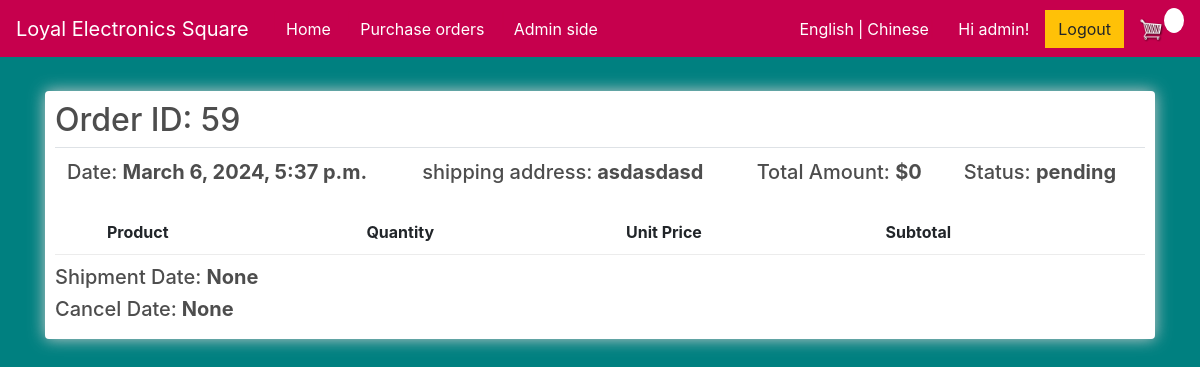
/order_detail/59 (signed in), run on an earlier commit of the app's database.
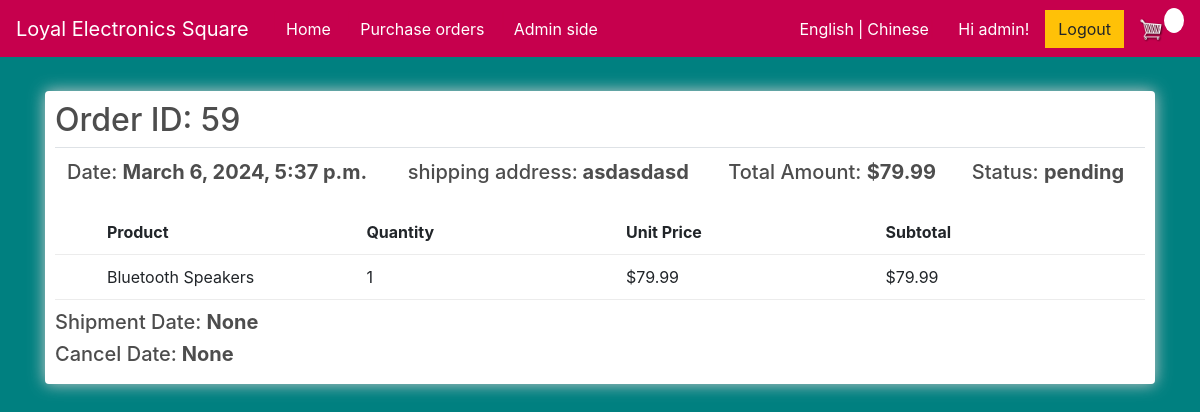
And on a later commit of the database.
### store/models.py (models this page shows, shortened)
class Order(models.Model):
    STATUS_CHOICES = [
        ('pending', _('Pending')),
        ('shipped', _('Shipped')),
        ('cancelled', _('Cancelled')),
        ('hold', _('Hold')),]
    customer = models.ForeignKey(Customer, on_delete=models.SET_NULL, null=True, blank=True, verbose_name=_('customer'))
    date_ordered = models.DateTimeField(default=timezone.now, verbose_name=_('date_ordered'))
    complete = models.BooleanField(default=False, null=True, blank=False)
    total_amount = models.DecimalField(max_digits=100, decimal_places=2, null=True, verbose_name=_('total_amount'))
    status = models.CharField(max_length=10, choices=STATUS_CHOICES, default='pending', verbose_name=_('status'))
    shipment_date = models.DateTimeField(null=True, blank=True, verbose_name=_('shipment_date'))
    cancel_date = models.DateTimeField(null=True, blank=True, verbose_name=_('cancel_date'))
    @property
    def get_cart_items(self):
        orderitems = self.orderitem_set.all()
        total = sum([item.quantity for item in orderitems])
        return total
    def total_amount(self):
        orderitems = self.orderitem_set.all()
        total = sum([item.get_total for item in orderitems])
        return total

class Customer(models.Model):
    user = models.OneToOneField(User, on_delete=models.CASCADE, related_name = 'customer', null=True, blank=True, verbose_name=_('user'))
    full_name = models.CharField(max_length=200, null=True, verbose_name=_('full_name'))
    email = models.CharField(max_length=200, null=True, verbose_name=_('email'))
    password = models.CharField(max_length=200, null=True, verbose_name=_('password'))
    shipping_address = models.CharField(max_length=200, null=True, verbose_name=_('shipping_address'))

class OrderItem(models.Model):
    product = models.ForeignKey(Product, on_delete=models.SET_NULL, null=True, verbose_name=_('product'))
    order = models.ForeignKey(Order, on_delete=models.SET_NULL, null=True, verbose_name=_('order'))
    quantity = models.IntegerField(default=0, null=True, blank=True, verbose_name=_('quantity'))
    date_added = models.DateTimeField(auto_now_add=True, verbose_name=_('date_added'))
    unit_price = models.DecimalField(max_digits=10, decimal_places=2, null=True, verbose_name=_('unit_price'))
    subtotal = models.DecimalField(max_digits=10, decimal_places=2, null=True, verbose_name=_('subtotal'))
    @property
    def get_total(self):
        total = self.product.price * self.quantity
        return total

class Product(models.Model):
    name = models.CharField(max_length=200, null=True, verbose_name=_('name'))
    price = models.DecimalField(max_digits=10, decimal_places=2, verbose_name=_('price'))
    brand = models.CharField(max_length=16, null=True, verbose_name=_('brand'))
    connectivity_technology = models.CharField(max_length=32, null=True, verbose_name=_('connectivity_technology'))
    digital = models.BooleanField(default=False, null=True, blank=False)
    cover_image = models.ImageField(null=True, blank=True, verbose_name=_('cover_image'))
    description = models.TextField(null=True, verbose_name=_('description'))
    is_active = models.BooleanField(default=True, verbose_name=_('is_active'))

### store/views.py (the view)
# urls.py: path('order_detail/<int:pk>', views.order_detail, name="order_detail"),
@login_required
def order_detail(request, pk):
     if request.user.is_authenticated:
          customer = request.user.customer
          order, created = Order.objects.get_or_create(customer=customer, complete=False)
          items = order.orderitem_set.all()
          cartItems = order.get_cart_items
     else:
          items = []
          order = {'get_cart_total':0, 'get_cart_items':0, 'shipping':False}
          cartItems = order['get_cart_items']
     order = Order.objects.get(id=pk)
     order_items = OrderItem.objects.filter(order=order)
     return render(request, 'store/order_detail.html', {'order': order, 'order_items': order_items})

### store/templates/store/order_detail.html (shortened to what this page needs)
{% extends 'store/main.html' %}
{% load static %}
{% load i18n %}
{% block content %}
<div class="row">
    <div class="col-lg-12">
        <div class="box-element">
            <table class="table">
                <h2>{% trans 'Order ID:' %} {{ order.id }}</h2>
                <tr>
                    <th><h5>{% trans 'Date:' %} <strong>{{order.date_ordered}}</strong></h5></th>
                    <th><h5>{% trans 'shipping address:' %}<strong> {{order.customer.shipping_address}}</strong></h5></th>
                    <th><h5>{% trans 'Total Amount:' %} <strong>${{order.total_amount}}</strong></h5></th>
                    <th><h5>{% trans 'Status:' %} <strong>{{order.status}}</strong></h5></th>
                </tr>
            </table>
            <div class="cart-row">
                <div style="flex:0.2"><strong></strong></div>
                <div style="flex:1"><strong>{% trans 'Product' %}</strong></div>
                <div style="flex:1"><strong>{% trans 'Quantity' %}</strong></div>
                <div style="flex:1"><strong>{% trans 'Unit Price' %}</strong></div>
                <div style="flex:1"><strong>{% trans 'Subtotal' %}</strong></div>
            </div>
            {% for item in order_items %}
            <div class="cart-row">
                <div style="flex:0.2"></div>
                <div style="flex:1">{{item.product.name}}</div>
                <div style="flex:1">{{item.quantity}}</div>
                <div style="flex:1">${{item.product.price}}</div>
                <div style="flex:1">${{item.get_total}}</div>
            </div>
            {% endfor %}
            <tr>
                <th><h5>{% trans 'Shipment Date:' %} <strong>{{order.shipment_date}}</strong></h5></th>
                <th><h5>{% trans 'Cancel Date:' %}<strong> {{order.cancel_date }}</strong></h5></th>
            </tr>
    </div>
</div>
{% endblock content %}

What changed in the data, as far as the page shows it:
changed Order "pending": total_amount "0" → "79.99"
added OrderItem: product.name "Bluetooth Speakers", quantity "1", product.price "79.99", get_total "79.99"
